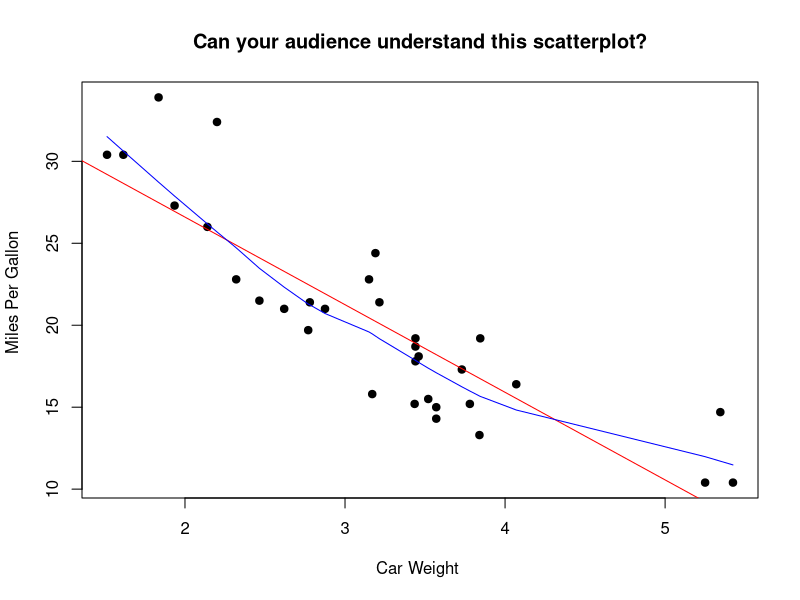
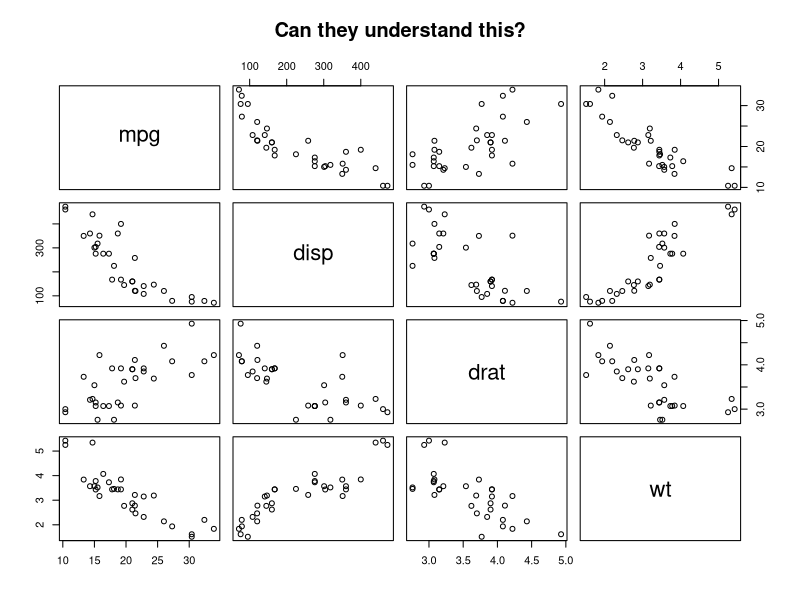

Recreate these plots in R, in order. (Note: this script raises an error after producing the figures.)
## ---- chunk 1
setwd("/Users/anitaowens/Documents/datasciencecoursera")

## ---- chunk 2
library(ggplot2)
## ---- chunk 3

data("mtcars")
# Simple Scatterplot
attach(mtcars)
plot(wt, mpg, main="Can your audience understand this scatterplot?", 
  	xlab="Car Weight ", ylab="Miles Per Gallon ", pch=19)

#add fitlines
abline(lm(mpg~wt), col="red") # regression line (y~x) 
lines(lowess(wt,mpg), col="blue") # lowess line (x,y)
## ---- chunk 4
library(lattice)
# Basic Scatterplot Matrix
pairs(~mpg+disp+drat+wt,data=mtcars, 
   main="Can they understand this?")
## ---- chunk 5
nyc<-data.frame(New_York_City_Leading_Causes_of_Death)
qplot(nyc$Sex, geom="histogram")

